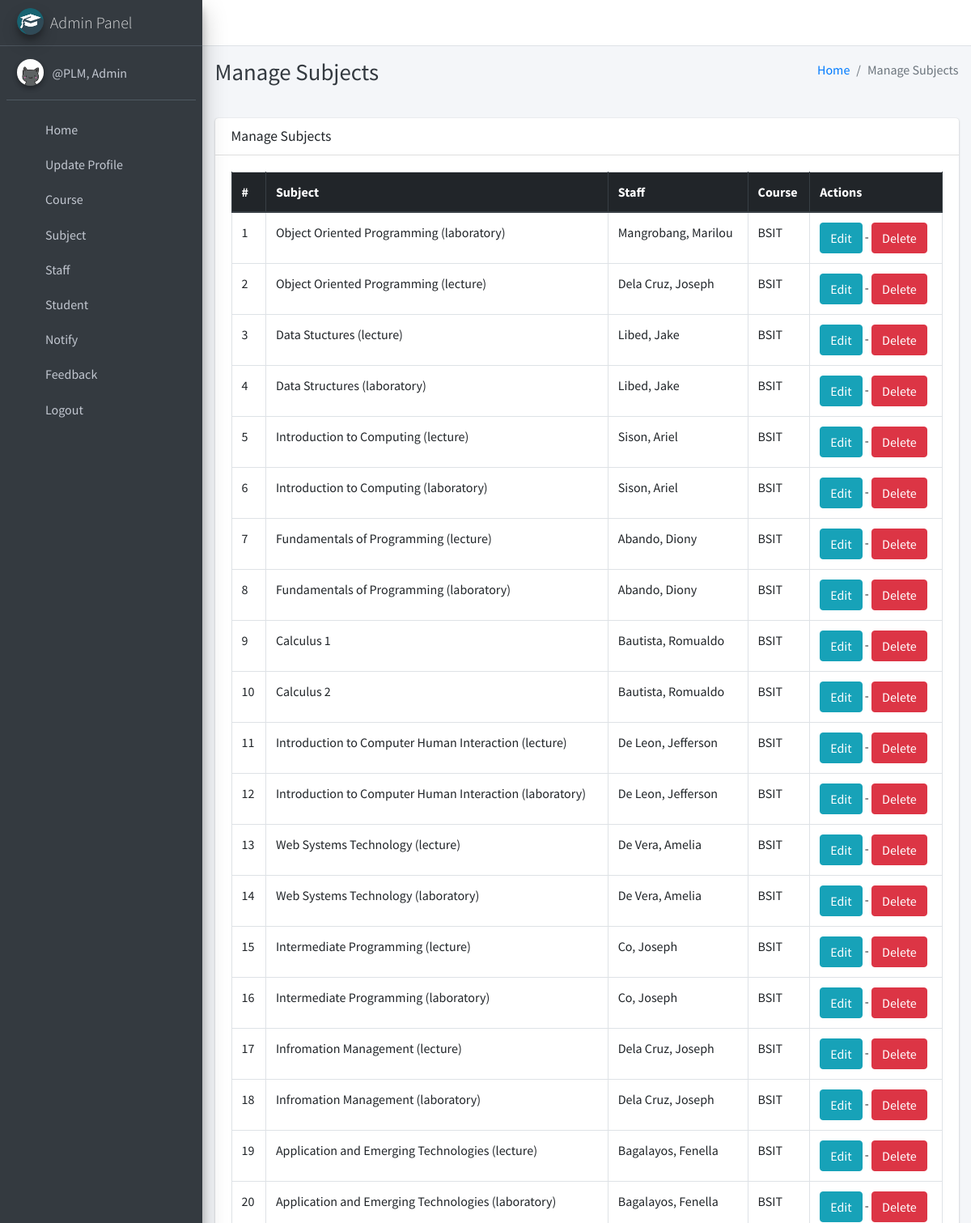
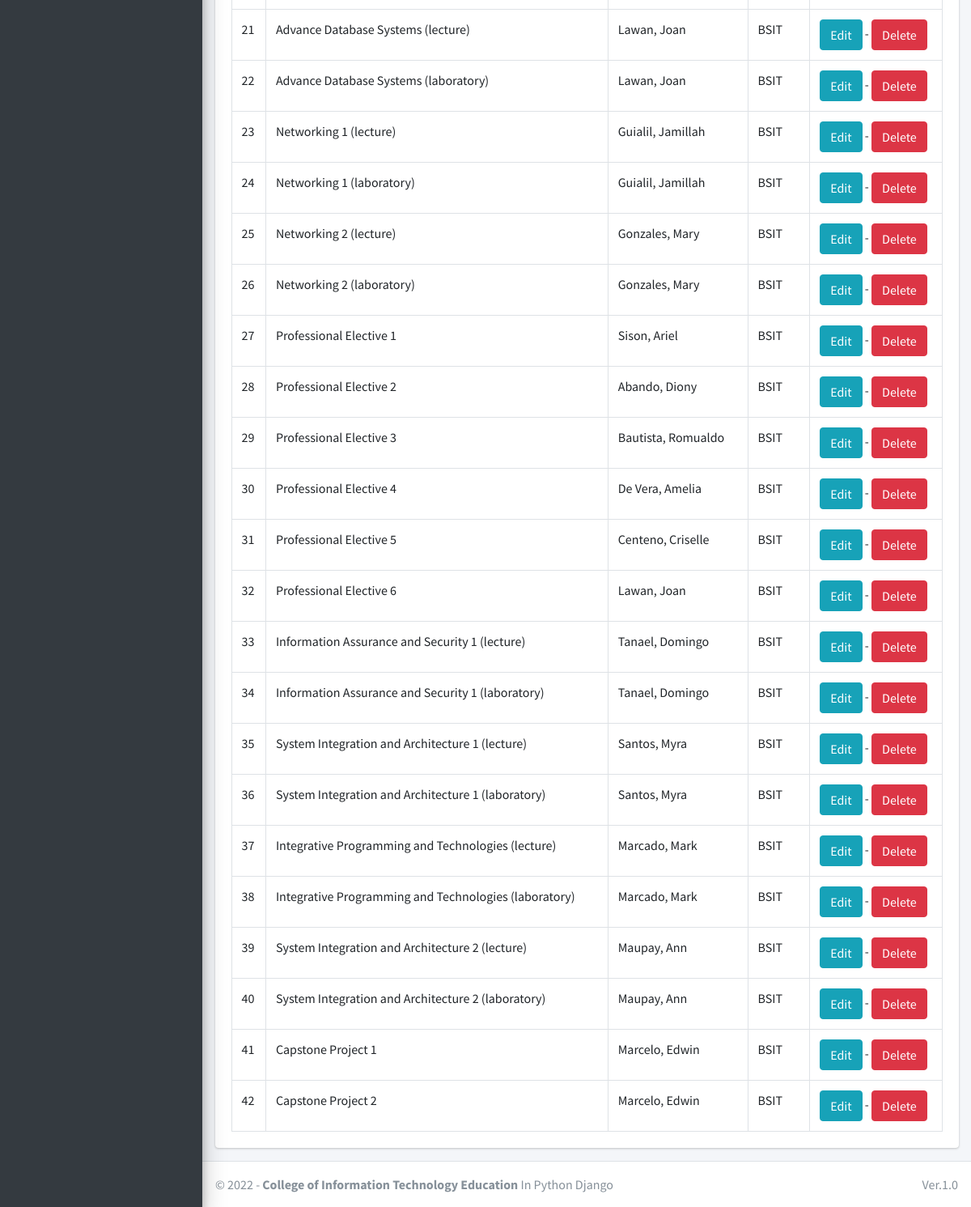
The app's page /subject/manage/ (signed in) with its own data (2 pictures, top to bottom).
### main_app/models.py (models this page shows, shortened)
class CustomUser(AbstractUser):
    USER_TYPE = ((1, "HOD"), (2, "Staff"), (3, "Student"))
    GENDER = [("M", "Male"), ("F", "Female")]
    username = None  # Removed username, using email instead
    email = models.EmailField(unique=True)
    user_type = models.CharField(default=1, choices=USER_TYPE, max_length=1)
    gender = models.CharField(max_length=1, choices=GENDER)
    profile_pic = models.ImageField()
    address = models.TextField()
    fcm_token = models.TextField(default="")  # For firebase notifications
    created_at = models.DateTimeField(auto_now_add=True)
    updated_at = models.DateTimeField(auto_now=True)
    USERNAME_FIELD = "email"
    REQUIRED_FIELDS = []
    objects = CustomUserManager()
    def __str__(self):
        return self.last_name + ", " + self.first_name

class Subject(models.Model):
    name = models.CharField(max_length=120)
    staff = models.ForeignKey(Staff,on_delete=models.CASCADE,)
    course = models.ForeignKey(Course, on_delete=models.CASCADE)
    updated_at = models.DateTimeField(auto_now=True)
    created_at = models.DateTimeField(auto_now_add=True)

class Staff(models.Model):
    course = models.ForeignKey(Course, on_delete=models.DO_NOTHING, null=True, blank=False)
    admin = models.OneToOneField(CustomUser, on_delete=models.CASCADE)

class Course(models.Model):
    name = models.CharField(max_length=120)
    created_at = models.DateTimeField(auto_now_add=True)
    updated_at = models.DateTimeField(auto_now=True)

### main_app/hod_views.py (the view)
# urls.py: path("subject/manage/", hod_views.manage_subject, name='manage_subject'),
def manage_subject(request):
    subjects = Subject.objects.all()
    context = {
        'subjects': subjects,
        'page_title': 'Manage Subjects'
    }
    return render(request, "hod_template/manage_subject.html", context)

### main_app/templates/hod_template/manage_subject.html
{% extends 'main_app/base.html' %}
{% load static %}
{% block page_title %}{{page_title}}{% endblock page_title %}
{% block content %}
<section class="content">
    <div class="container-fluid">
        <div class="row">
            <div class="col-md-12">
                <div class="card">
                    <div class="card-header">
                        <h3 class="card-title">{{page_title}}</h3>
                    </div>
                    <div class="card-body">
                        <table id="example2" class="table table-bordered table-hover">
                            <thead class="thead-dark">
                                <tr>
                                    <th>#</th>
                                    <th>Subject</th>
                                    <th>Staff</th>
                                    <th>Course</th>
                                    <th>Actions</th>
                                </tr>
                            </thead>
                            <tbody>
                                {% for subject in subjects %}
                                <tr>
                                    <td>{{ forloop.counter }}</td>
                                    <td>{{subject.name}}</td>
                                    <td>{{subject.staff.admin}}</td>
                                    <td>{{subject.course.name}}</td>
                                    <td>
                                        <a href="{% url 'edit_subject' subject.id %}" class="btn btn-info">Edit</a> -
                                        <a href="{% url 'delete_subject' subject.id %}" onclick="return confirm('Are you sure you want to delete this ?')" class="btn btn-danger">Delete</a>
                                    </td>
                                </tr>
                                {% endfor %}
                            </tbody>
                        </table>
                    </div>
                </div>
            </div>
        </div>
    </div>
</section>
{% endblock content %}

### main_app/templates/main_app/base.html (shortened to what this page needs)
{% load static %}
<!DOCTYPE html>
<html>
<head>
    <link rel="stylesheet" href="{% static 'plugins/fontawesome-free/css/all.min.css'%} ">
    <link rel="stylesheet" href="https://code.ionicframework.com/ionicons/2.0.1/css/ionicons.min.css">
    <link rel="stylesheet"
        href="{% static 'plugins/tempusdominus-bootstrap-4/css/tempusdominus-bootstrap-4.min.css'%} ">
    <link rel="stylesheet" href="{% static 'plugins/icheck-bootstrap/icheck-bootstrap.min.css'%} ">
    <link rel="stylesheet" href="{% static 'dist/css/adminlte.min.css'%} ">
    <link rel="stylesheet" href="{% static 'plugins/overlayScrollbars/css/OverlayScrollbars.min.css'%} ">
    <link rel="stylesheet" href="{% static 'plugins/daterangepicker/daterangepicker.css'%} ">
</head>
<body class="hold-transition sidebar-mini layout-fixed">
    <div class="wrapper">
        <nav class="main-header navbar navbar-expand navbar-white navbar-light">
            <ul class="navbar-nav">
                <li class="nav-item">
                    <a class="nav-link" data-widget="pushmenu" href="#"><i class="fas fa-bars"></i></a>
                </li>
            </ul>
        </nav>
        {% include "main_app/sidebar_template.html" with user=user %}
        <div class="content-wrapper">
            <div class="content-header">
                <div class="container-fluid">
                    <div class="row mb-2">
                        <div class="col-sm-6">
                            <h1 class="m-0 text-dark">{% block page_title %}{% endblock page_title %}</h1>
                        </div>
                        <div class="col-sm-6">
                            <ol class="breadcrumb float-sm-right">
                                <li class="breadcrumb-item"><a href="http://127.0.0.1:8000">Home</a></li>
                                <li class="breadcrumb-item active">{{ page_title }}</li>
                            </ol>
                        </div>
                    </div>
                </div>
            </div>
<section class="content">
    <div class="container-fluid">
        <div class="row">
            <div class="col-md-12">
            </div></div></div></section>
            {% block content %}
            {% endblock content %}
        </div>
        {% include "main_app/footer.html" %}
    </div>
</body>
</html>

### main_app/templates/main_app/sidebar_template.html (shortened to what this page needs)
{% load static %}
<aside class="main-sidebar sidebar-dark-info elevation-4">
    {% if request.user.user_type == '1' %}
    <a href="{% url 'admin_home' %}" class="brand-link">
        <img src="{% static 'dist/img/cmsl.png' %} " alt="AdminLTE Logo"
            class="brand-image img-circle elevation-3" >
        <span class="brand-text font-weight-light">Admin Panel</span>
    </a>
    <div class="sidebar">
        <div class="user-panel mt-3 pb-3 mb-3 d-flex">
            <div class="image">
                <img src="{{ request.user.profile_pic}}" class="img-circle elevation-2" alt="User Image">
            </div>
            <div class="info">
                <a href="#" class="d-block">{{user}}</a>
            </div>
        </div>
        <nav class="mt-2">
            <ul class="nav nav-pills nav-sidebar flex-column" data-widget="treeview" role="menu" data-accordion="false">
                <li class="nav-item">
                    {% url 'admin_home' as admin_home %}
                    <a href="{{admin_home}}" class="nav-link {% if admin_home == request.path %} active {% endif %}">
                        <i class="nav-icon fas fa-home"></i>
                        <p>
                            Home
                        </p>
                    </a>
                </li>
                <li class="nav-item">
                    {% url 'admin_view_profile' as admin_view_profile %}
                    <a href="{{admin_view_profile}}"
                        class="nav-link {% if admin_view_profile == request.path %} active {% endif %}">
                        <i class="nav-icon fas fa-address-card"></i>
                        <p>
                            Update Profile
                        </p>
                    </a>
                </li>
                <li class="nav-item has-treeview">
                    <a href="#" class="nav-link">
                        <i class="nav-icon fas fa-bookmark"></i>
                        <p>
                            Course
                            <i class="fas fa-angle-left right"></i>
                        </p>
                    </a>
                </li>
                <li class="nav-item has-treeview">
                    <a href="#" class="nav-link">
                        <i class="nav-icon fas fa-book"></i>
                        <p>
                            Subject
                            <i class="fas fa-angle-left right"></i>
                        </p>
                    </a>
                </li>
                <li class="nav-item has-treeview">
                    <a href="#" class="nav-link">
                        <i class="nav-icon fas fa-user-plus"></i>
                        <p>
                            Staff
                            <i class="fas fa-angle-left right"></i>
                        </p>
                    </a>
                </li>
                <li class="nav-item has-treeview">
                    <a href="#" class="nav-link">
                        <i class="nav-icon fas fa-user-plus"></i>
                        <p>
                            Student
                            <i class="fas fa-angle-left right"></i>
                        </p>
                    </a>
                        </li>
                 <li class="nav-item has-treeview">
                    <a href="#" class="nav-link">
                        <i class="nav-icon fas fa-bullhorn"></i>
                        <p>
                            Notify
                            <i class="fas fa-angle-left right"></i>
                        </p>
                    </a>
                </li>
                <li class="nav-item has-treeview">
                    <a href="#" class="nav-link">
                        <i class="nav-icon fas fa-comment-alt"></i>
                        <p>
                            Feedback
                            <i class="fas fa-angle-left right"></i>
                        </p>
                    </a>
                </li>
                                        {% endif %}
                                        <li class="nav-item">
                                            <a href="{% url 'user_logout' %}"
                                                onclick="return confirm('Your session would be terminated.\n\nProceed?')"
                                                class="nav-link">
                                                <i class="nav-icon fas fa-power-off"></i>
                                                <p>
                                                    Logout
                                                </p>
                                            </a>
                                        </li>
                                    </ul>
                                </nav>
                            </div>
</aside>

### main_app/templates/main_app/footer.html
<footer class="main-footer">
    &copy; {% now "Y" %} - <strong>College of Information Technology Education</strong>
    In Python Django
    <div class="float-right d-none d-sm-inline-block">
       Ver.1.0
    </div>
</footer>

### records on screen
CustomUser: user.profile_pic (picture), last_name+first_name "@PLM, Admin"
Subject: name "Object Oriented Programming (laboratory)", staff.admin "Mangrobang, Marilou", course.name "BSIT"
Subject: name "Object Oriented Programming (lecture)", staff.admin "Dela Cruz, Joseph", course.name "BSIT"
Subject: name "Data Stuctures (lecture)", staff.admin "Libed, Jake", course.name "BSIT"
Subject: name "Data Structures (laboratory)", staff.admin "Libed, Jake", course.name "BSIT"
Subject: name "Introduction to Computing (lecture)", staff.admin "Sison, Ariel", course.name "BSIT"
Subject: name "Introduction to Computing (laboratory)", staff.admin "Sison, Ariel", course.name "BSIT"
Subject: name "Fundamentals of Programming (lecture)", staff.admin "Abando, Diony", course.name "BSIT"
Subject: name "Fundamentals of Programming (laboratory)", staff.admin "Abando, Diony", course.name "BSIT"
Subject: name "Calculus 1", staff.admin "Bautista, Romualdo", course.name "BSIT"
Subject: name "Calculus 2", staff.admin "Bautista, Romualdo", course.name "BSIT"
Subject: name "Introduction to Computer Human Interaction (lecture)", staff.admin "De Leon, Jefferson", course.name "BSIT"
Subject: name "Introduction to Computer Human Interaction (laboratory)", staff.admin "De Leon, Jefferson", course.name "BSIT"
Subject: name "Web Systems Technology (lecture)", staff.admin "De Vera, Amelia", course.name "BSIT"
Subject: name "Web Systems Technology (laboratory)", staff.admin "De Vera, Amelia", course.name "BSIT"
Subject: name "Intermediate Programming (lecture)", staff.admin "Co, Joseph", course.name "BSIT"
Subject: name "Intermediate Programming (laboratory)", staff.admin "Co, Joseph", course.name "BSIT"
Subject: name "Infromation Management (lecture)", staff.admin "Dela Cruz, Joseph", course.name "BSIT"
Subject: name "Infromation Management (laboratory)", staff.admin "Dela Cruz, Joseph", course.name "BSIT"
Subject: name "Application and Emerging Technologies (lecture)", staff.admin "Bagalayos, Fenella", course.name "BSIT"
Subject: name "Application and Emerging Technologies (laboratory)", staff.admin "Bagalayos, Fenella", course.name "BSIT"
Subject: name "Advance Database Systems (lecture)", staff.admin "Lawan, Joan", course.name "BSIT"
Subject: name "Advance Database Systems (laboratory)", staff.admin "Lawan, Joan", course.name "BSIT"
Subject: name "Networking 1 (lecture)", staff.admin "Guialil, Jamillah", course.name "BSIT"
Subject: name "Networking 1 (laboratory)", staff.admin "Guialil, Jamillah", course.name "BSIT"
Subject: name "Networking 2 (lecture)", staff.admin "Gonzales, Mary", course.name "BSIT"
Subject: name "Networking 2 (laboratory)", staff.admin "Gonzales, Mary", course.name "BSIT"
Subject: name "Professional Elective 1", staff.admin "Sison, Ariel", course.name "BSIT"
Subject: name "Professional Elective 2", staff.admin "Abando, Diony", course.name "BSIT"
Subject: name "Professional Elective 3", staff.admin "Bautista, Romualdo", course.name "BSIT"
Subject: name "Professional Elective 4", staff.admin "De Vera, Amelia", course.name "BSIT"
Subject: name "Professional Elective 5", staff.admin "Centeno, Criselle", course.name "BSIT"
Subject: name "Professional Elective 6", staff.admin "Lawan, Joan", course.name "BSIT"
Subject: name "Information Assurance and Security 1 (lecture)", staff.admin "Tanael, Domingo", course.name "BSIT"
Subject: name "Information Assurance and Security 1 (laboratory)", staff.admin "Tanael, Domingo", course.name "BSIT"
Subject: name "System Integration and Architecture 1 (lecture)", staff.admin "Santos, Myra", course.name "BSIT"
Subject: name "System Integration and Architecture 1 (laboratory)", staff.admin "Santos, Myra", course.name "BSIT"
Subject: name "Integrative Programming and Technologies (lecture)", staff.admin "Marcado, Mark", course.name "BSIT"
Subject: name "Integrative Programming and Technologies (laboratory)", staff.admin "Marcado, Mark", course.name "BSIT"
Subject: name "System Integration and Architecture 2 (lecture)", staff.admin "Maupay, Ann", course.name "BSIT"
Subject: name "System Integration and Architecture 2 (laboratory)", staff.admin "Maupay, Ann", course.name "BSIT"
Subject: name "Capstone Project 1", staff.admin "Marcelo, Edwin", course.name "BSIT"
Subject: name "Capstone Project 2", staff.admin "Marcelo, Edwin", course.name "BSIT"

### other values on screen
{{ page_title }} "Manage Subjects"
